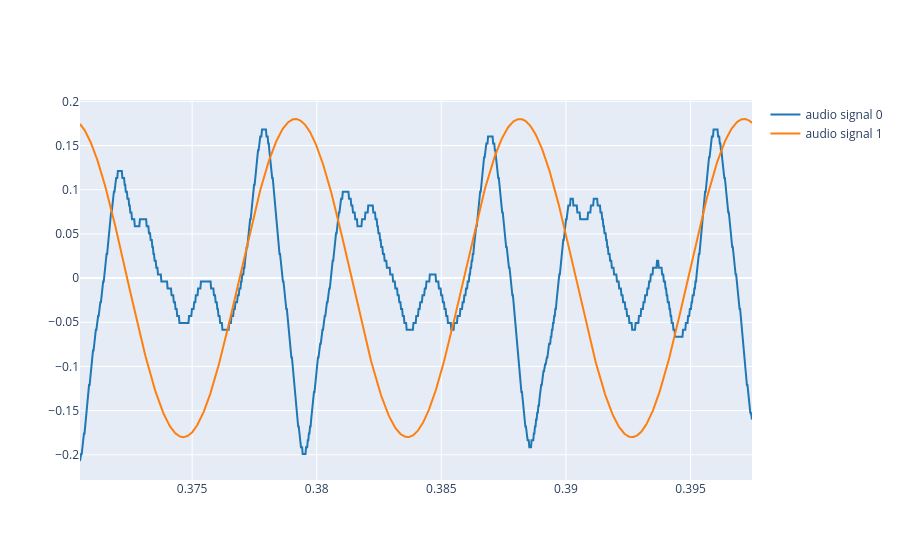

This figure's notebook cell:
### Markdown cell above
3.1. Create a sinusoid of the same duration than the reference signal and same frequency than the fundamental frequency. Plot it along with the audio signal of the reference recording. Plot the same time segment that 2.3. Note that the sampling rate should be the same for both signals. Try to find the values of Amplitude and initial Phase that make the two signal segments plotted to match as close as possible (do not attempt to imitate the whole signal). Matching the phase is a bit tricky.

### Code cell
t = np.arange(len(ref)) / fs

f0 = 111.1  

A = 0.18     
phi = 0.8     


synthesis = A * np.sin(2 * np.pi * f0 * t + phi)


t_start = 0.3705
t_end = t_start + (3 / f0)

plot_signals([ref, synthesis], fs, t_start=t_start, t_end=t_end)

### Figure 1 — Plotly figure (JSON) as saved in the notebook; plotly's stock layout.template omitted (floating-point values rounded to 4 significant figures; data arrays with more than 128 entries replaced by an {"elided": "..."} marker saying what was removed)
{"data": [{"line": {"color": "#1f77b4", "shape": "linear"}, "mode": "lines", "name": "audio signal 0", "type": "scatter", "x": {"elided": "1190 float values"}, "y": {"elided": "1190 float values"}}, {"line": {"color": "#ff7f0e", "shape": "linear"}, "mode": "lines", "name": "audio signal 1", "type": "scatter", "x": {"elided": "1190 float values"}, "y": {"elided": "1190 float values"}}], "layout": {}}
